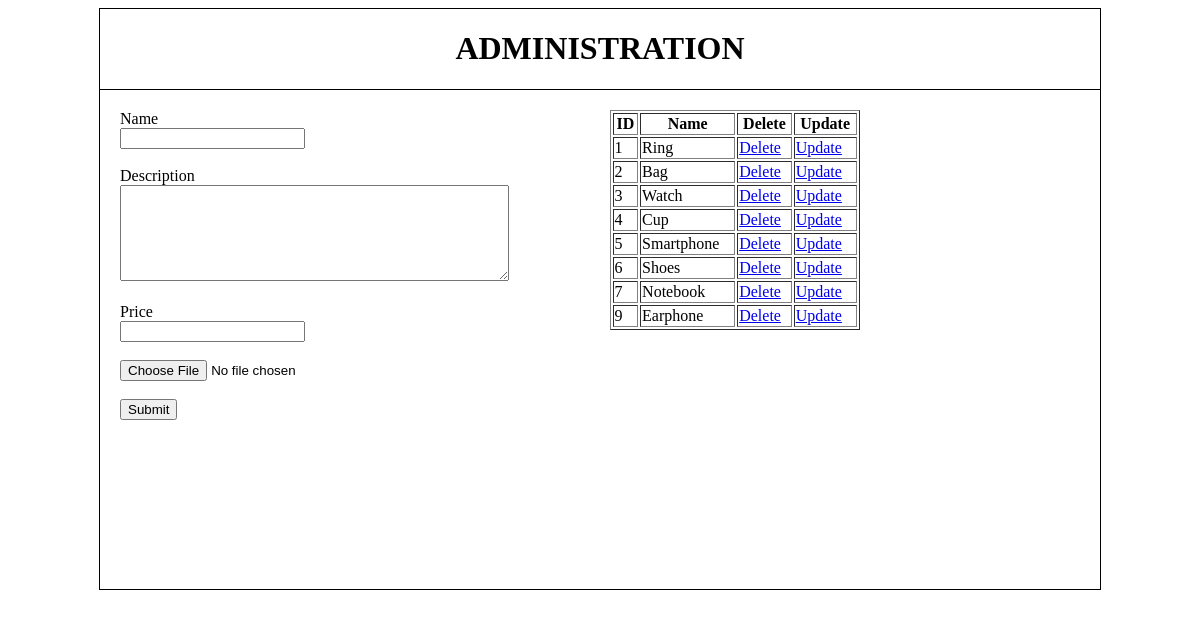
/Site/admin/index.php, run on the app's committed database.
### tables this page shows
CREATE TABLE IF NOT EXISTS `products` (
  `id` int(11) NOT NULL AUTO_INCREMENT,
  `name` varchar(50) NOT NULL,
  `description` text NOT NULL,
  `img_src` varchar(100) NOT NULL,
  `price` int(5) NOT NULL,
  PRIMARY KEY (`id`)
);

### Site/admin/index.php (the view, shortened to what this page needs)
<!DOCTYPE html>
<html>
<head>
    <link rel="stylesheet" type="text/css" href="style.css">
</head>
<body>
<div class="main">
    <div class="header">
        <h1>ADMINISTRATION</h1>
    </div>
    <div class="container">
        <div class="left_box">
            <form action="action.php" method="post" enctype="multipart/form-data">
                <label for="name">Name</label><br>
                <input type="text" name="name" id="name"> <br><br>
                <label for="description">Description</label><br>
                <textarea name="description" id="description" rows="6" cols="46"></textarea><br><br>
                <label for="price">Price</label><br>
                <input type="number" name="price" id="price"> <br><br>
                <input type="file" name="image"><br><br>
                <input type="submit" name="add">
            </form>
        </div>
        <div class="right_box">
            <table border="1" width="250">
                <tr>
                    <th>ID</th>
                    <th>Name</th>
                    <th>Delete</th>
                    <th>Update</th>
                </tr>
                <?php
                $db = mysqli_connect("localhost", "root", "usbw", "shop");
                $sql = "SELECT * FROM `products`";
                $result = mysqli_query($db, $sql);
                while ($r = mysqli_fetch_assoc($result)) {
                    ?>
                    <tr>
                        <td>
                            <?php echo $r["id"]; ?>
                        </td>
                        <td>
                            <?php echo $r["name"]; ?>
                        </td>
                        <td>
                            <a href="action.php?id=<?php echo $r["id"]; ?>"> Delete </a>
                        </td>
                        <td>
                            <a href="update.php?id=<?php echo $r["id"]; ?>"> Update </a>
                        </td>
                    </tr>
                <?php } ?>
            </table>
        </div>
    </div>
</div>
</body>
</html>

### Site/admin/style.css (style rules this page uses)
.main { border: 1px solid black; width: 1000px; margin: auto; }
.header { width: 100%; font-weight: bold; text-align: center; }
.container { width: 100%; height: 500px; border-top: 1px solid black; padding: 20px; box-sizing: border-box; }
.left_box { width: 49%; float: left; }
.right_box { width: 49%; float: right; }

### data on the page
products: id "1", name "Ring"
products: id "2", name "Bag"
products: id "3", name "Watch"
products: id "4", name "Cup"
products: id "5", name "Smartphone"
products: id "6", name "Shoes"
products: id "7", name "Notebook"
products: id "9", name "Earphone"
